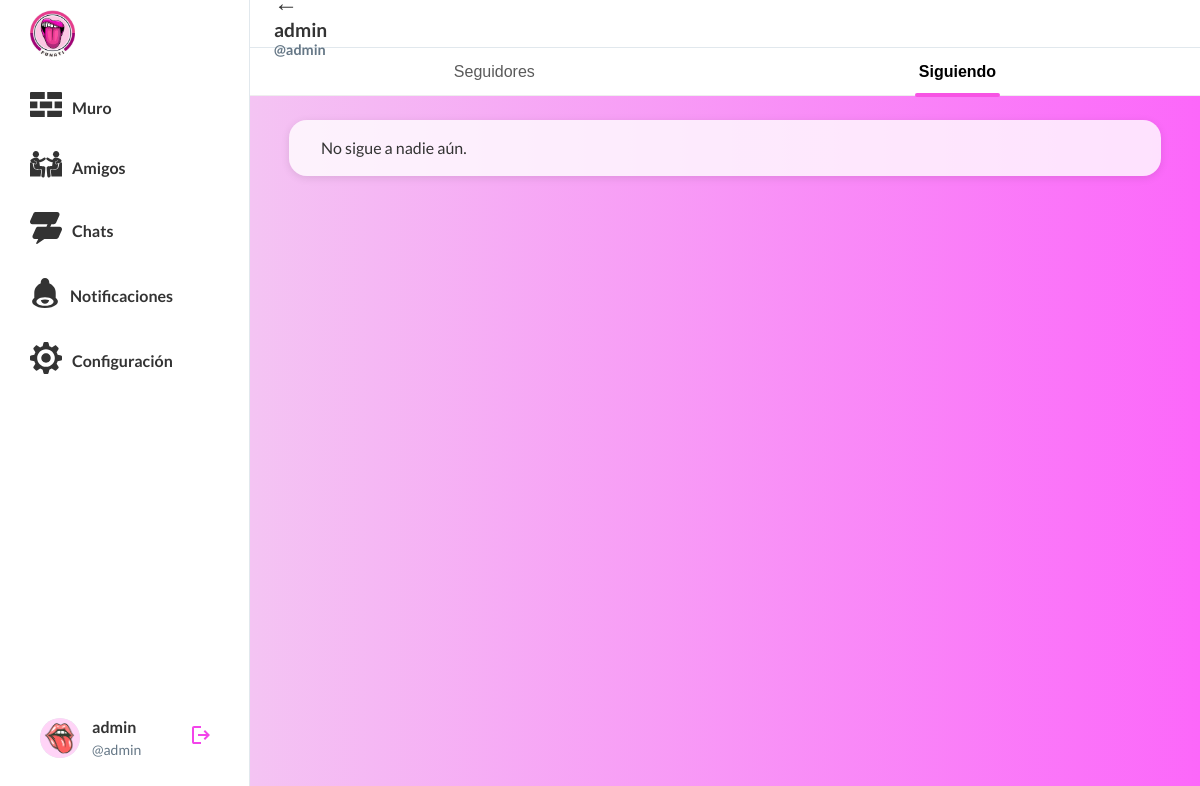
The page /follows/5/ (signed in) on the database as committed earlier.
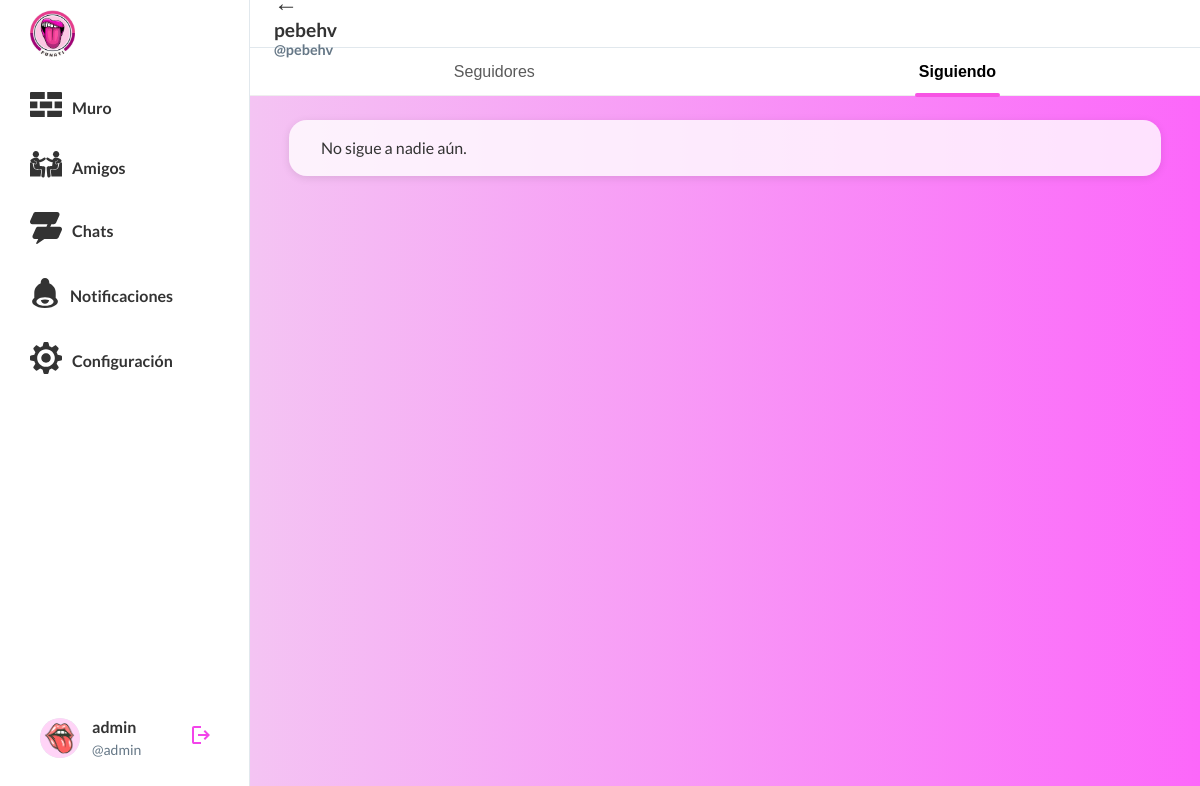
The same page on the database as committed later.
### funATIAPP/models.py (models this page shows, shortened)
class Profile(models.Model):
    user = models.OneToOneField(User, on_delete=models.CASCADE, related_name='profile')
    avatar = models.ImageField(upload_to='avatars/', blank=True, null=True)
    biography = models.TextField(blank=True, null=True)
    birth_date = models.DateField(blank=True, null=True)
    favorite_color = models.CharField(max_length=50, blank=True, null=True)
    favorite_games = models.CharField(max_length=200, blank=True, null=True)
    national_id = models.CharField(max_length=20, blank=True, null=True)
    favorite_books = models.CharField(max_length=200, blank=True, null=True)
    favorite_music = models.CharField(max_length=200, blank=True, null=True)
    programming_languages = models.CharField(max_length=200, blank=True, null=True)
    friends = models.ManyToManyField('self', symmetrical=True, blank=True)
    following = models.ManyToManyField('self', symmetrical=False, blank=True, related_name='followers')

### funATIAPP/views.py (the view, shortened to what this page needs)
# urls.py: path('follows/', views.follows_view, name='follows'),
@login_required
def follows_view(request, profile_id=None):
    profile_id = request.GET.get('profile_id') or request.resolver_match.kwargs.get('profile_id')
    if profile_id:
        try:
            profile = Profile.objects.get(id=profile_id)
        except Profile.DoesNotExist:
            profile = request.user.profile
    else:
        profile = request.user.profile
    following = profile.following.all()
    return render(request, 'follows.html', {'profile': profile, 'following': following})

### funATIAPP/context_processors.py (called while the page is built)
def user_settings(request):
    if request.user.is_authenticated:
        settings = UserSettings.get_user_settings(request.user)
        return {
            'user_settings': settings
        }
    return {
        'user_settings': None
    }

### funATIAPP/models.py (called while the page is built)
    @classmethod
    def get_user_settings(cls, user):
        settings, created = cls.objects.get_or_create(user=user)
        return settings

### funATIAPP/templates/follows.html (shortened to what this page needs)
{% extends 'base.html' %}
{% load static %}
{% block page_title %}
<button class="back-button">←</button>
<div class="user-header">
    <h1>{{ profile.user.get_full_name|default:profile.user.username }}</h1>
    <span class="username">@{{ profile.user.username }}</span>
</div>
{% endblock %}
{% block extra_css %}
<link rel="stylesheet" href="{% static 'css/follows.css' %}">
{% endblock %}
{% block content %}
<div class="followers-tabs">
    <a href="{% url 'funATIAPP:followers' %}{% if profile.id != user.profile.id %}?profile_id={{ profile.id }}{% endif %}" class="tab-link"><button type="button">Seguidores</button></a>
    <button class="active">Siguiendo</button>
</div>
<div class="followers-container">
    {% if following %}
        {% for followed in following %}
        <div class="follower-item">
            <a href="{% url 'funATIAPP:profile_detail' followed.id %}">
                {% if followed.avatar %}
                    <img src="{{ followed.avatar.url }}" alt="Foto de perfil" class="profile-pic" />
                {% else %}
                    <img src="{% static 'assets/user-placeholder.png' %}" alt="Foto de perfil" class="profile-pic" />
                {% endif %}
            </a>
            <div class="follower-info">
                <a href="{% url 'funATIAPP:profile_detail' followed.id %}" class="profile-link"><strong>{{ followed.user.get_full_name|default:followed.user.username }}</strong></a>
                <a href="{% url 'funATIAPP:profile_detail' followed.id %}" class="profile-link"><span class="username">@{{ followed.user.username }}</span></a>
                <p class="bio">{{ followed.biography|default:'Sin biografía' }}</p>
            </div>
            {% if followed != user.profile %}
                <form method="post" action="" style="display:inline;">
                    {% csrf_token %}
                    <button class="follow-button follow" name="unfollow" value="{{ followed.id }}">Dejar de seguir</button>
                </form>
            {% endif %}
        </div>
        {% endfor %}
    {% else %}
        <p>No sigue a nadie aún.</p>
    {% endif %}
</div>
{% endblock %}

Rows that differ between the two databases and show on the page:
no longer on this page (row unchanged): Profile: user.get_full_name "admin", user.username "admin"
added Profile: user.get_full_name "pebehv", user.username "pebehv"
